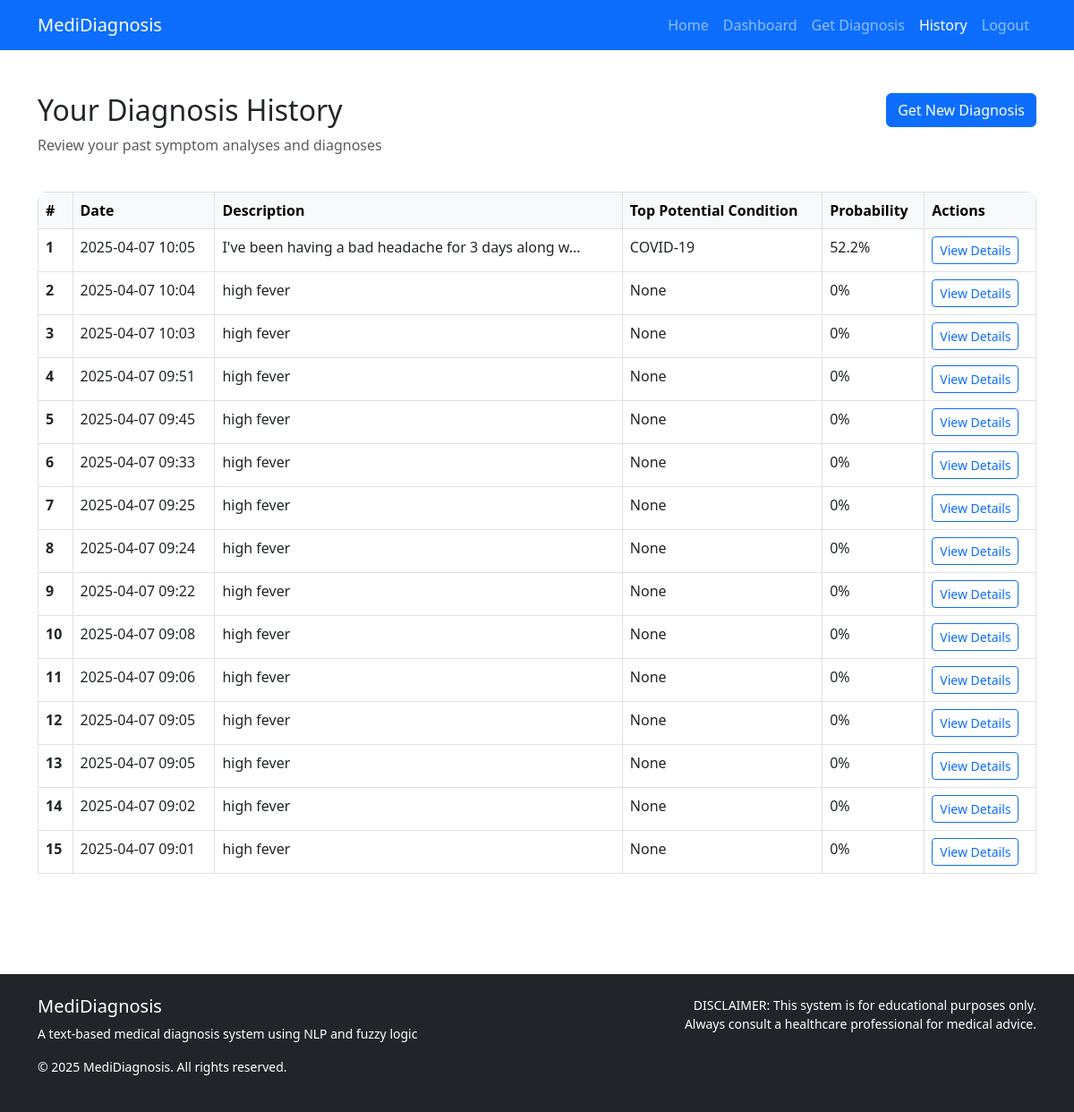
The page /history (signed in) on the database its author committed.
### app.py (models this page shows)
class DiagnosisRecord(db.Model):
    id = db.Column(db.Integer, primary_key=True)
    user_id = db.Column(db.Integer, db.ForeignKey('user.id'), nullable=False)
    description = db.Column(db.Text, nullable=False)
    symptoms = db.Column(db.Text, nullable=False)  # Store as JSON string
    diagnosis_results = db.Column(db.Text, nullable=False)  # Store as JSON string
    created_at = db.Column(db.DateTime, default=datetime.utcnow)

### app.py (the view)
@app.route('/history')
def history():
    if 'user_id' not in session:
        flash('Please log in to access your history')
        return redirect(url_for('login'))
    user = User.query.get(session['user_id'])
    diagnoses = DiagnosisRecord.query.filter_by(user_id=user.id).order_by(DiagnosisRecord.created_at.desc()).all()
    return render_template('history.html', diagnoses=diagnoses)

### app.py (called while the page is built)
@app.template_filter('from_json')
def from_json(value):
    return json.loads(value)

### templates/history.html (shortened to what this page needs)
<!DOCTYPE html>
<html lang="en">
<head>
    <link href="https://cdn.jsdelivr.net/npm/bootstrap@5.3.0-alpha1/dist/css/bootstrap.min.css" rel="stylesheet">
</head>
<body>
    <nav class="navbar navbar-expand-lg navbar-dark bg-primary">
        <div class="container">
            <a class="navbar-brand" href="{{ url_for('index') }}">MediDiagnosis</a>
            <div class="collapse navbar-collapse" id="navbarNav">
                <ul class="navbar-nav ms-auto">
                    <li class="nav-item">
                        <a class="nav-link" href="{{ url_for('index') }}">Home</a>
                    </li>
                    <li class="nav-item">
                        <a class="nav-link" href="{{ url_for('dashboard') }}">Dashboard</a>
                    </li>
                    <li class="nav-item">
                        <a class="nav-link" href="{{ url_for('diagnosis') }}">Get Diagnosis</a>
                    </li>
                    <li class="nav-item">
                        <a class="nav-link active" href="{{ url_for('history') }}">History</a>
                    </li>
                    <li class="nav-item">
                        <a class="nav-link" href="{{ url_for('logout') }}">Logout</a>
                    </li>
                </ul>
            </div>
        </div>
    </nav>
    <section class="py-5">
        <div class="container">
            <div class="row mb-4">
                <div class="col-md-8">
                    <h2>Your Diagnosis History</h2>
                    <p class="text-muted">Review your past symptom analyses and diagnoses</p>
                </div>
                <div class="col-md-4 text-md-end">
                    <a href="{{ url_for('diagnosis') }}" class="btn btn-primary">Get New Diagnosis</a>
                </div>
            </div>
            {% if diagnoses %}
                <div class="row">
                    <div class="col-12">
                        <div class="table-responsive">
                            <table class="table table-hover table-bordered">
                                <thead class="table-light">
                                    <tr>
                                        <th scope="col">#</th>
                                        <th scope="col">Date</th>
                                        <th scope="col">Description</th>
                                        <th scope="col">Top Potential Condition</th>
                                        <th scope="col">Probability</th>
                                        <th scope="col">Actions</th>
                                    </tr>
                                </thead>
                                <tbody>
                                    {% for diagnosis in diagnoses %}
                                    <tr>
                                        <th scope="row">{{ loop.index }}</th>
                                        <td>{{ diagnosis.created_at.strftime('%Y-%m-%d %H:%M') }}</td>
                                        <td>{{ diagnosis.description[:50] }}{% if diagnosis.description|length > 50 %}...{% endif %}</td>
                                        <td>
                                            {% set top_condition = namespace(name='None', probability='0%') %}
                                            {% for condition in diagnosis.diagnosis_results|from_json %}
                                                {% if loop.first %}
                                                    {% set top_condition.name = condition.disease %}
                                                    {% set top_condition.probability = condition.probability %}
                                                {% endif %}
                                            {% endfor %}
                                            {{ top_condition.name }}
                                        </td>
                                        <td>{{ top_condition.probability }}</td>
                                        <td>
                                            <a href="{{ url_for('view_diagnosis', diagnosis_id=diagnosis.id) }}" class="btn btn-sm btn-outline-primary">View Details</a>
                                        </td>
                                    </tr>
                                    {% endfor %}
                                </tbody>
                            </table>
                        </div>
                    </div>
                </div>
            {% endif %}
        </div>
    </section>
    <footer class="py-4 bg-dark text-white mt-5">
        <div class="container">
            <div class="row">
                <div class="col-md-6">
                    <h5>MediDiagnosis</h5>
                    <p class="small">A text-based medical diagnosis system using NLP and fuzzy logic</p>
                    <p class="small">© 2025 MediDiagnosis. All rights reserved.</p>
                </div>
                <div class="col-md-6 text-md-end">
                    <p class="small mb-0">DISCLAIMER: This system is for educational purposes only.</p>
                    <p class="small">Always consult a healthcare professional for medical advice.</p>
                </div>
            </div>
        </div>
    </footer>
</body>
</html>

### templates/history.html (style rules this page uses)
.table-responsive { border-radius: 10px; overflow: hidden; }

### rows shown on the page
DiagnosisRecord: created_at "2025-04-07 10:05", description "I've been having a bad headache for 3 days along w", name "COVID-19", probability "52.2%"
DiagnosisRecord: created_at "2025-04-07 10:04", description "high fever", name "None", probability "0%"
DiagnosisRecord: created_at "2025-04-07 10:03", description "high fever", name "None", probability "0%"
DiagnosisRecord: created_at "2025-04-07 09:51", description "high fever", name "None", probability "0%"
DiagnosisRecord: created_at "2025-04-07 09:45", description "high fever", name "None", probability "0%"
DiagnosisRecord: created_at "2025-04-07 09:33", description "high fever", name "None", probability "0%"
DiagnosisRecord: created_at "2025-04-07 09:25", description "high fever", name "None", probability "0%"
DiagnosisRecord: created_at "2025-04-07 09:24", description "high fever", name "None", probability "0%"
DiagnosisRecord: created_at "2025-04-07 09:22", description "high fever", name "None", probability "0%"
DiagnosisRecord: created_at "2025-04-07 09:08", description "high fever", name "None", probability "0%"
DiagnosisRecord: created_at "2025-04-07 09:06", description "high fever", name "None", probability "0%"
DiagnosisRecord: created_at "2025-04-07 09:05", description "high fever", name "None", probability "0%"
DiagnosisRecord: created_at "2025-04-07 09:05", description "high fever", name "None", probability "0%"
DiagnosisRecord: created_at "2025-04-07 09:02", description "high fever", name "None", probability "0%"
DiagnosisRecord: created_at "2025-04-07 09:01", description "high fever", name "None", probability "0%"
